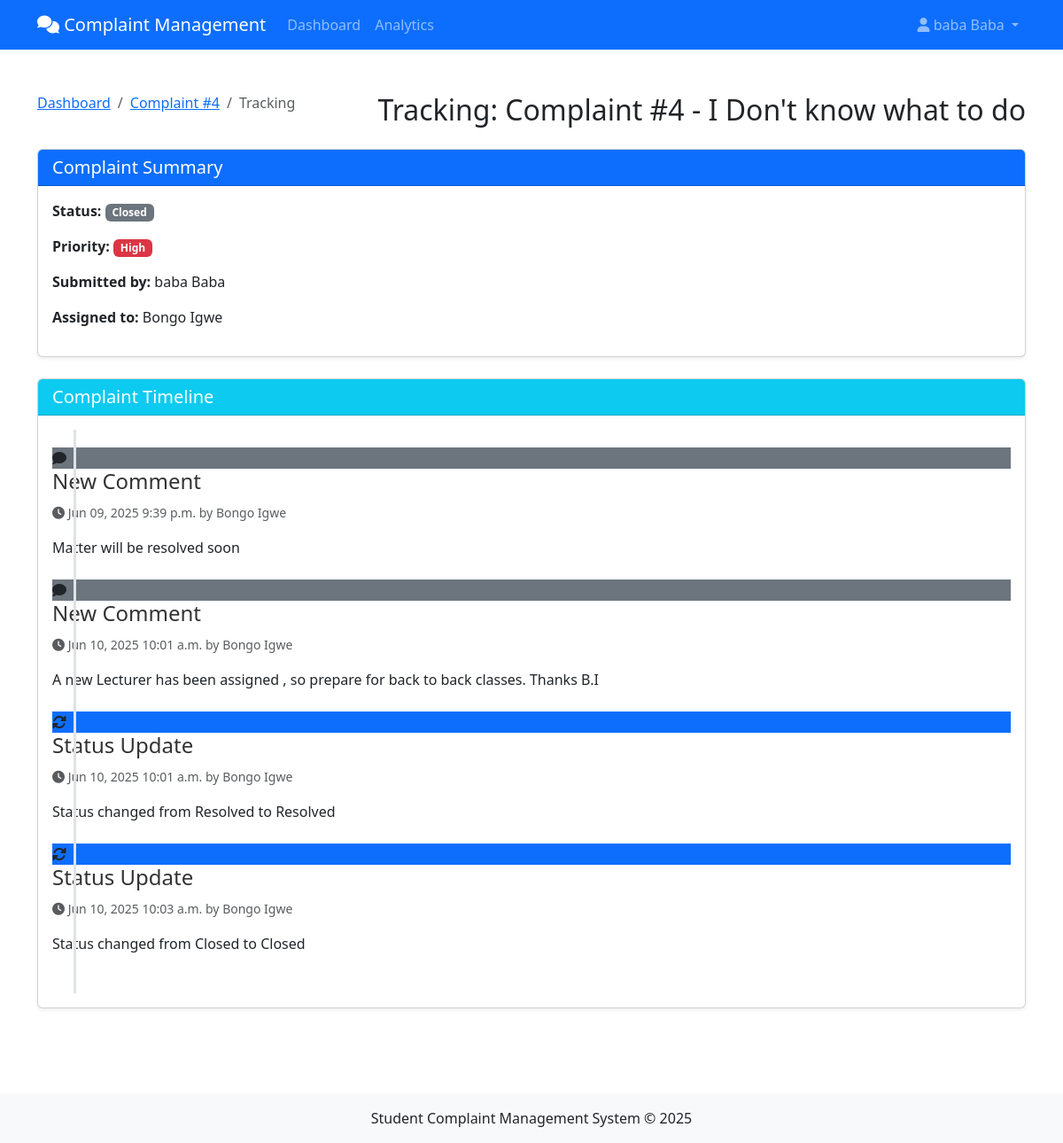
Screenshot of /complaint/4/track/ (signed in) with the database file from the repository.
### complaints/models.py (models this page shows, shortened)
class Complaint(models.Model):
    CATEGORY_CHOICES = [
        ('INFRA', 'Infrastructure'),
        ('HOSTEL', 'Hostel'),
        ('SAFETY', 'Safety'),
        ('HARASS', 'Harassment'),
        ('ACAD', 'Academic'),
    ]
    PRIORITY_CHOICES = [
        ('LOW', 'Low'),
        ('MED', 'Medium'),
        ('HIGH', 'High'),
        ('CRIT', 'Critical'),
    ]
    STATUS_CHOICES = [
        ('PEND', 'Pending'),
        ('REVW', 'Under Review'),
        ('ASSG', 'Assigned'),
        ('PROG', 'In Progress'),
        ('RESV', 'Resolved'),
        ('CLSD', 'Closed'),
    ]
    LOCATION_CHOICES = [
        ('LECTURE', 'Lecture Room'),
        ('LAB', 'Laboratory'),
        ('LIBRARY', 'Library'),
        ('HOSTEL', 'Hostel'),
        ('CAFETERIA', 'Cafeteria'),
        ('SPORTS', 'Sports Facility'),
        ('ADMIN', 'Administrative Building'),
        ('OTHER', 'Other'),
    ]
    student = models.ForeignKey(Student, on_delete=models.CASCADE)
    title = models.CharField(max_length=200)
    description = models.TextField()
    location = models.CharField(max_length=200, blank=True, null=True)
    location_type = models.CharField(max_length=10, choices=LOCATION_CHOICES, blank=True, null=True)
    created_at = models.DateTimeField(auto_now_add=True)
    updated_at = models.DateTimeField(auto_now=True)
    category = models.CharField(max_length=6, choices=CATEGORY_CHOICES)
    priority = models.CharField(max_length=4, choices=PRIORITY_CHOICES)
    status = models.CharField(max_length=4, choices=STATUS_CHOICES, default='PEND')
    assigned_to = models.ForeignKey(Staff, on_delete=models.SET_NULL, null=True, related_name='assigned_complaints')
    trackers = models.ManyToManyField(Staff, related_name='tracked_complaints', blank=True)
    sentiment_score = models.FloatField(default=0.0)
    is_confidential = models.BooleanField(default=False)
    class Meta:
        ordering = ['-priority', '-created_at']
        verbose_name = _('Complaint')
        verbose_name_plural = _('Complaints')
    def can_user_view(self, user):
        try:
            if user.student == self.student:
                return True
        except:
            pass

class Student(models.Model):
    user = models.OneToOneField(User, on_delete=models.CASCADE)
    student_id = models.CharField(max_length=20, unique=True)
    department = models.ForeignKey(Department, on_delete=models.CASCADE)
    hostel = models.CharField(max_length=100, blank=True, null=True)

class Staff(models.Model):
    user = models.OneToOneField(User, on_delete=models.CASCADE)
    ROLE_CHOICES = [
        ('VC', 'Vice Chancellor'),
        ('REG', 'Registrar'),
        ('SA', 'Student Affairs'),
        ('SEC', 'Security Officer'),
        ('HW', 'Hall Warden'),
        ('WD', 'Works Department'),
        ('HOD', 'Head of Department'),
    ]
    role = models.CharField(max_length=3, choices=ROLE_CHOICES)
    department = models.ForeignKey(Department, on_delete=models.SET_NULL, null=True, blank=True)
    can_track = models.ManyToManyField('self', symmetrical=False, blank=True)

class Comment(models.Model):
    complaint = models.ForeignKey(Complaint, on_delete=models.CASCADE, related_name='comments')
    author = models.ForeignKey(Staff, on_delete=models.CASCADE)
    content = models.TextField()
    created_at = models.DateTimeField(auto_now_add=True)
    is_internal = models.BooleanField(default=False)
    class Meta:
        ordering = ['created_at']
        verbose_name = _('Comment')
        verbose_name_plural = _('Comments')

### complaints/views.py (the view)
# urls.py: path('complaint/<int:complaint_id>/track/', views.complaint_tracking_view, name='complaint_tracking'),
@login_required
def complaint_tracking_view(request, complaint_id):
    complaint = get_object_or_404(Complaint, pk=complaint_id)
    if not complaint.can_user_view(request.user):
        messages.error(request, "You don't have permission to track this complaint")
        return redirect('dashboard')
    updates = []
    status_comments = Comment.objects.filter(
        complaint=complaint,
        content__icontains='Status changed'
    ).order_by('created_at')
    for comment in status_comments:
        updates.append({
            'type': 'status_change',
            'timestamp': comment.created_at,
            'content': comment.content,
            'author': comment.author,
        })
    regular_comments = Comment.objects.filter(
        complaint=complaint,
        is_internal=False
    ).exclude(content__icontains='Status changed').order_by('created_at')
    for comment in regular_comments:
        updates.append({
            'type': 'comment',
            'timestamp': comment.created_at,
            'content': comment.content,
            'author': comment.author,
        })
    updates.sort(key=lambda x: x['timestamp'])
    context = {
        'complaint': complaint,
        'updates': updates,
        'tracking_staff': complaint.trackers.all(),
        'assigned_staff': complaint.assigned_to,
    }
    return render(request, 'complaint_tracking.html', context)

### templates/complaint_tracking.html (shortened to what this page needs)
{% extends 'base.html' %}
{% load static %}
{% block content %}
<div class="container py-4">
    <div class="d-flex justify-content-between align-items-center mb-4">
        <nav aria-label="breadcrumb">
            <ol class="breadcrumb">
                <li class="breadcrumb-item"><a href="{% url 'dashboard' %}">Dashboard</a></li>
                <li class="breadcrumb-item"><a href="{% url 'complaint_detail' complaint.id %}">Complaint #{{ complaint.id }}</a></li>
                <li class="breadcrumb-item active" aria-current="page">Tracking</li>
            </ol>
        </nav>
        <h2 class="mb-0">Tracking: Complaint #{{ complaint.id }} - {{ complaint.title }}</h2>
    </div>
    <div class="card shadow-sm mb-4">
        <div class="card-header bg-primary text-white">
            <h5 class="mb-0">Complaint Summary</h5>
        </div>
        <div class="card-body">
            <p><strong>Status:</strong>
                <span class="badge
                    {% if complaint.status == 'PEND' %}bg-warning
                    {% elif complaint.status == 'REVW' %}bg-info
                    {% elif complaint.status == 'ASSG' %}bg-primary
                    {% elif complaint.status == 'PROG' %}bg-primary
                    {% elif complaint.status == 'RESV' %}bg-success
                    {% elif complaint.status == 'CLSD' %}bg-secondary
                    {% else %}bg-secondary
                    {% endif %}">
                    {{ complaint.get_status_display }}
                </span>
            </p>
            <p><strong>Priority:</strong>
                <span class="badge
                    {% if complaint.priority == 'LOW' %}bg-success
                    {% elif complaint.priority == 'MED' %}bg-warning
                    {% elif complaint.priority == 'HIGH' %}bg-danger
                    {% elif complaint.priority == 'CRIT' %}bg-dark
                    {% else %}bg-secondary
                    {% endif %}">
                    {{ complaint.get_priority_display }}
                </span>
            </p>
            <p><strong>Submitted by:</strong> {{ complaint.student.user.get_full_name }}</p>
            <p><strong>Assigned to:</strong> {% if complaint.assigned_to %}{{ complaint.assigned_to.user.get_full_name }}{% else %}Unassigned{% endif %}</p>
        </div>
    </div>
    <div class="row">
        <div class="col-md-12">
            <div class="card shadow-sm">
                <div class="card-header bg-info text-white">
                    <h5 class="mb-0">Complaint Timeline</h5>
                </div>
                <div class="card-body">
                    {% if updates %}
                        <div class="timeline">
                            {% for update in updates %}
                            <div class="timeline-item mb-4">
                                <div class="timeline-badge {% if update.type == 'status_change' %}bg-primary{% else %}bg-secondary{% endif %}">
                                    {% if update.type == 'status_change' %}
                                        <i class="fas fa-sync-alt"></i>
                                    {% else %}
                                        <i class="fas fa-comment"></i>
                                    {% endif %}
                                </div>
                                <div class="timeline-panel">
                                    <div class="timeline-heading">
                                        <h4 class="timeline-title">
                                            {% if update.type == 'status_change' %}
                                                Status Update
                                            {% else %}
                                                New Comment
                                            {% endif %}
                                        </h4>
                                        <p><small class="text-muted"><i class="fas fa-clock"></i> {{ update.timestamp|date:"M d, Y P" }} by {{ update.author.user.get_full_name }}</small></p>
                                    </div>
                                    <div class="timeline-body">
                                        <p>{{ update.content }}</p>
                                    </div>
                                </div>
                            </div>
                            {% endfor %}
                        </div>
                    {% else %}
                        <p class="text-muted">No updates or comments to display yet.</p>
                    {% endif %}
                </div>
            </div>
        </div>
    </div>
</div>
{% endblock %}

### templates/base.html (shortened to what this page needs)
<!DOCTYPE html>
<html lang="en">
<head>
    <link href="https://cdn.jsdelivr.net/npm/bootstrap@5.3.0-alpha1/dist/css/bootstrap.min.css" rel="stylesheet">
    <link rel="stylesheet" href="https://cdnjs.cloudflare.com/ajax/libs/font-awesome/6.0.0/css/all.min.css">
    <link rel="stylesheet" href="https://cdnjs.cloudflare.com/ajax/libs/toastr.js/latest/toastr.min.css">
</head>
<body>
    <nav class="navbar navbar-expand-lg navbar-dark bg-primary">
        <div class="container">
            <a class="navbar-brand" href="{% url 'dashboard' %}">
                <i class="fas fa-comments"></i> Complaint Management
            </a>
            <div class="collapse navbar-collapse" id="navbarNav">
                <ul class="navbar-nav me-auto">
                    <li class="nav-item">
                        <a class="nav-link" href="{% url 'dashboard' %}">Dashboard</a>
                    </li>
                        <li class="nav-item">
                            <a class="nav-link" href="{% url 'analytics_dashboard' %}">Analytics</a>
                        </li>
                </ul>
                <ul class="navbar-nav">
                    {% if user.is_authenticated %}
                        <li class="nav-item dropdown">
                            <a class="nav-link dropdown-toggle" href="#" id="userDropdown" role="button" data-bs-toggle="dropdown">
                                <i class="fas fa-user"></i> {{ user.get_full_name|default:user.username }}
                            </a>
                        </li>
                    {% else %}
                        <li class="nav-item">
                            <a class="nav-link" href="{% url 'login' %}">Login</a>
                        </li>
                    {% endif %}
                </ul>
            </div>
        </div>
    </nav>
    <div class="container-fluid py-4">
        {% block content %}{% endblock %}
    </div>
    <footer class="bg-light py-3 mt-5">
        <div class="container text-center">
            <p class="mb-0">Student Complaint Management System &copy; {% now "Y" %}</p>
        </div>
    </footer>
</body>
</html>

### templates/complaint_tracking.html (style rules this page uses)
.timeline { list-style: none; padding: 20px 0 20px; position: relative; }
.timeline:before { top: 0; bottom: 0; position: absolute; content: " "; width: 3px; background-color: #dee2e6; left: 25px; margin-left: -1.5px; }
.timeline-badge.bg-primary { background-color: #0d6efd !important; }
.timeline-badge.bg-secondary { background-color: #6c757d !important; }
.timeline-heading h4 { margin-top: 0; color: #333; }
.timeline-body > p { margin-bottom: 0; }

### rows the page displays
Complaint: id "4", title "I Don't know what to do", status "Closed", priority "High", student.user.get_full_name "baba Baba", assigned_to.user.get_full_name "Bongo Igwe"
Staff: shows "New Comment", timestamp "Jun 09, 2025 9:39 p.m.", author.user.get_full_name "Bongo Igwe", content "Matter will be resolved soon", timestamp "Jun 10, 2025 10:01 a.m.", content "A new Lecturer has been assigned , so prepare for back to back classes. Thanks B.I", content "Status changed from Resolved to Resolved", timestamp "Jun 10, 2025 10:03 a.m.", content "Status changed from Closed to Closed"

### other values shown
{{ user.get_full_name|default:user.username }} "baba Baba"
